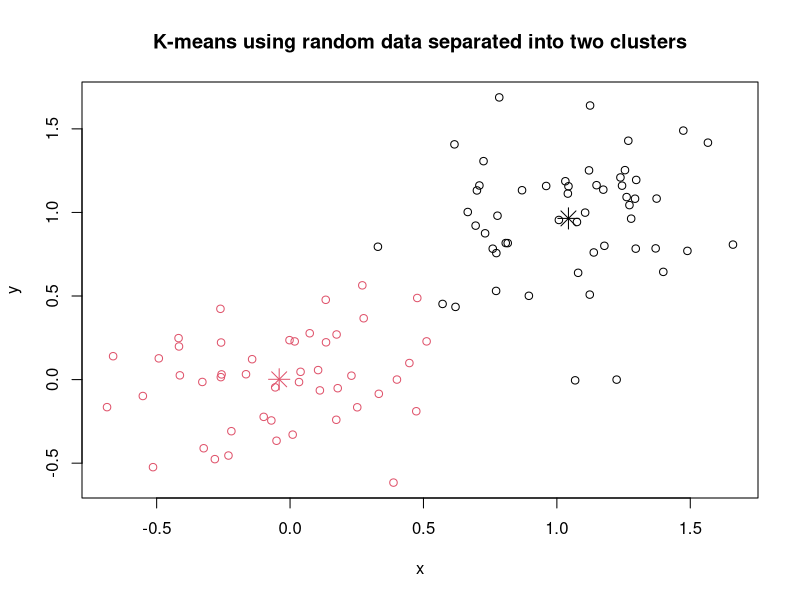
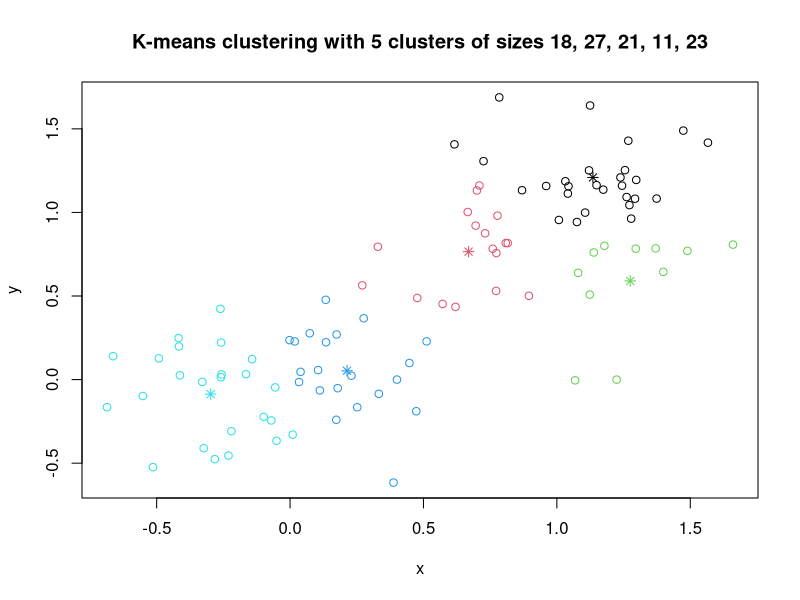

Generate these figures, in order, with R:
## ---- chunk 1
require(graphics)

# Generate 2-dimensional data
x <- rbind(matrix(rnorm(100, sd = 0.3), ncol = 2),
           matrix(rnorm(100, mean = 1, sd = 0.3), ncol = 2))
colnames(x) <- c("x", "y")
(cl <- kmeans(x, 2))
## ---- chunk 2
plot(x, 
     col=cl$cluster,
      main="K-means using random data separated into two clusters"
     )
points(cl$centers, col = 1:2, pch = 8, cex = 2) # Asterisk indicates centroid
## ---- chunk 3
# sum of squares
ss <- function(x) sum(scale(x, scale = FALSE)^2)

## cluster centers "fitted" to each obs.:
fitted.x <- fitted(cl);  head(fitted.x)
## ---- chunk 4
resid.x <- x - fitted(cl)

## Equalities : ----------------------------------
cbind(cl[c("betweenss", "tot.withinss", "totss")], # the same two columns
         c(ss(fitted.x), ss(resid.x),    ss(x)))
## ---- chunk 5
stopifnot(all.equal(cl$ totss,        ss(x)),
      all.equal(cl$ tot.withinss, ss(resid.x)),
      ## these three are the same:
      all.equal(cl$ betweenss,    ss(fitted.x)),
      all.equal(cl$ betweenss, cl$totss - cl$tot.withinss),
      ## and hence also
      all.equal(ss(x), ss(fitted.x) + ss(resid.x))
      )

kmeans(x,1)$withinss # trivial one-cluster, (its W.SS == ss(x))
## ---- chunk 6
## random starts do help here with too many clusters
## (and are often recommended anyway!):
(cl <- kmeans(x, 5, nstart = 25))
## ---- chunk 7
plot(x, 
     col = cl$cluster,
     main="K-means clustering with 5 clusters of sizes 18, 27, 21, 11, 23"
     )
points(cl$centers, col = 1:5, pch = 8)
